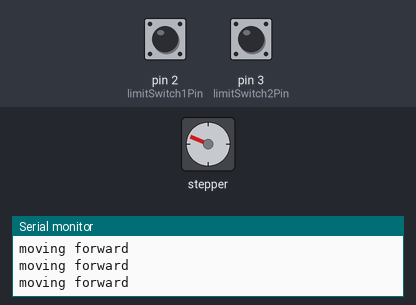
Bench run of a sketch on a simulated Arduino Uno, built with avr-gcc and run on an emulated ATmega328P. Parts: stepper motor, the last lines printed to the serial monitor. Inputs (shaded band) come from the test bench; at power-on: pin 3 (limitSwitch2Pin) HIGH, pin 2 (limitSwitch1Pin) HIGH. Stepper angles assume 2038 steps per turn.

Above: at 1.6 s.
1.7 s: pin 3 (limitSwitch2Pin) pulled LOW for 0.15 s
At 3.01 s:
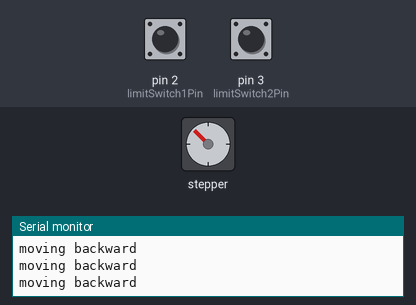
4.8 s: pin 2 (limitSwitch1Pin) pulled LOW for 0.15 s
At 5.2 s:
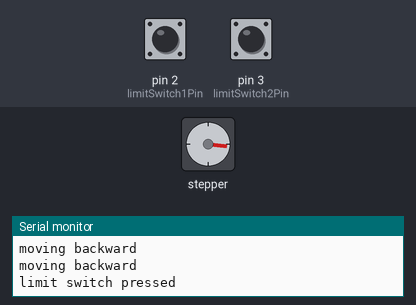
7.9 s: pin 3 (limitSwitch2Pin) pulled LOW for 1 s
At 9.52 s:
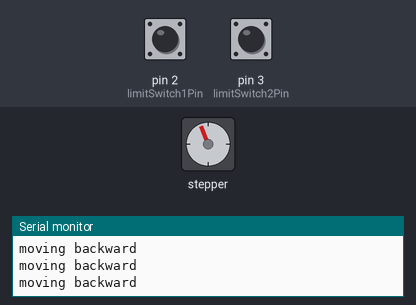
11.9 s: pin 2 (limitSwitch1Pin) pulled LOW for 1 s
At 12.88 s:
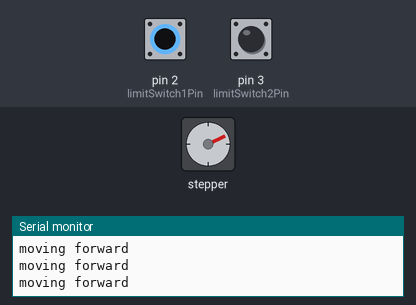
15.9 s: pin 3 (limitSwitch2Pin) pulled LOW for 0.15 s
19.0 s: pin 2 (limitSwitch1Pin) pulled LOW for 0.15 s
Timing chart, 0 to 35.6 s (numbered marks = the images above; inputs shaded):
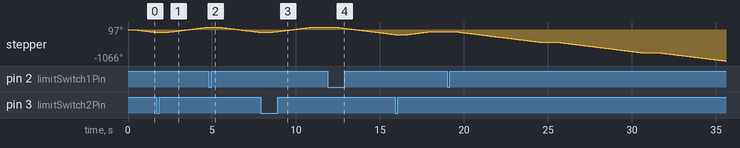

The sketch:

stepperLimits.ino
```cpp
#include <Stepper.h>

const int stepsPerRevolution = 2038;
Stepper myStepper(stepsPerRevolution, 9, 11, 10, 12);
unsigned long previousMillis = 0;  // will store the last time the step was performed
const long stepInterval = 3600000; // interval between steps (1 hour in milliseconds)

const int limitSwitch1Pin = 2; // Pin connected to the first limit switch
const int limitSwitch2Pin = 3; // Pin connected to the second limit switch
bool state = false;
long steppins = 50;
void setup()
{
    myStepper.setSpeed(5);
    Serial.begin(9600);

    pinMode(limitSwitch1Pin, INPUT_PULLUP);
    pinMode(limitSwitch2Pin, INPUT_PULLUP);
}

void loop()
{
    // Move the motor clockwise until the first limit switch is hit
    Serial.println("Moving clockwise");
    previousMillis = 0;
    while (state)
    {
        Serial.println("moving backward");
        unsigned long currentMillis = millis(); // grab the current time

        myStepper.setSpeed(12); // rpm
        myStepper.step(50);    // do 2048 steps -- corresponds to one revolution in one minute
        steppins = steppins + 50;
        if (steppins > stepsPerRevolution)
        {
            steppins = 0;
            Serial.println("stopping/pausing1");
            delay(1000);
        }

        // Check if the limit switch is triggered (becomes LOW)
        if (digitalRead(limitSwitch1Pin) == LOW)
        {
            // Stop the stepper motor
            Serial.println(("limit switch pressed"));
            steppins = 0;
           // myStepper.setSpeed(0);
           // myStepper.step(0);
            state = false;
            break; // Exit the loop
        }
    }

    delay(500);

    // Move the motor counterclockwise until the second limit switch is hit
    // Serial.println("Moving counterclockwise");
    while (!state)
    {
        unsigned long currentMillis = millis(); // grab the current time
        Serial.println("moving forward");
        myStepper.setSpeed(12); // rpm
        myStepper.step(-50);    // do 2048 steps -- corresponds to one revolution in one minute

        //delay(3600000);
        steppins = steppins + 50;
        if (steppins > stepsPerRevolution)
        {
            steppins = 0;
             Serial.println("stopping/pausing");;
            delay(1000);
        }

        // Check if the limit switch is triggered (becomes LOW)
        if (digitalRead(limitSwitch2Pin) == LOW)
        {
            // Stop the stepper motor
            //myStepper.setSpeed(0);
            //myStepper.step(0);
            state = true;
            break; // Exit the loop
        }
    }
    delay(500);
}
```
